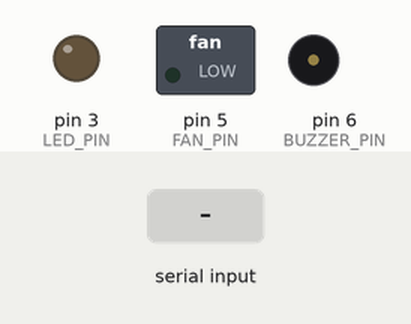
Bench run of a sketch on a simulated Arduino Uno, built with avr-gcc and run on an emulated ATmega328P. Parts: switched loads named in the sketch (green lamp = pin HIGH), output pins drawn as LEDs (lit = HIGH), buzzer (waves = sounding). The inputs (shaded band) are chosen by the test bench. Pins used as bus, display or sensor lines are not drawn.

Above: at 1.2 s.
1.3 s: "L_ON\n" received over Serial
At 1.6 s:
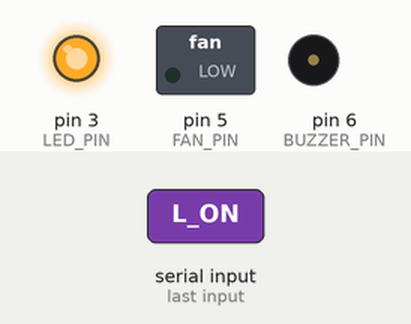
2.8 s: "F_ON\n" received over Serial
At 4.0 s:
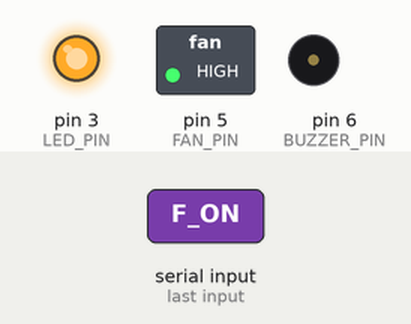
4.3 s: "L_OFF\n" received over Serial
At 5.1 s:
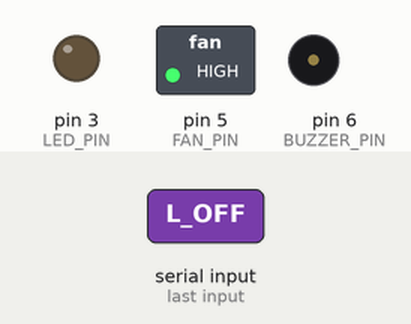
5.8 s: "B_ON\n" received over Serial
7.3 s: "F_OFF\n" received over Serial
At 8.5 s:
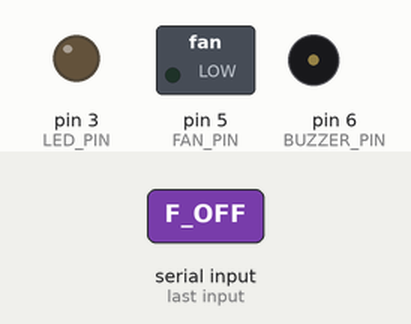
8.8 s: "B_90\n" received over Serial
At 9.7 s:
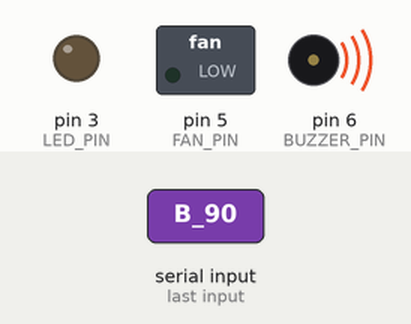
Timing chart, 0 to 11.3 s (numbered marks = the images above; inputs shaded):
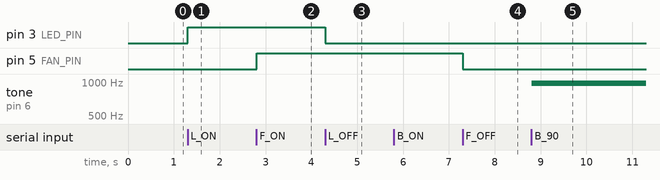

The sketch:

home.ino
```cpp
#define LED_PIN 3
#define FAN_PIN 5
#define BUZZER_PIN 6

bool led_on = false, fan_on = false, buzzer_on = false;

void setup() {
  Serial.begin(9600);
  pinMode(LED_PIN, OUTPUT);
  pinMode(FAN_PIN, OUTPUT);
  pinMode(BUZZER_PIN, OUTPUT);
}

void loop() {
  if (Serial.available()) {
    String command = Serial.readStringUntil('\n');

    if (command == "L_ON") {
      led_on = true;
      analogWrite(LED_PIN, 255);
    } else if (command == "L_OFF") {
      led_on = false;
      analogWrite(LED_PIN, 0);
    } else if (command.startsWith("L_") && led_on) {
      int val = command.substring(2).toInt();
      analogWrite(LED_PIN, val);
    }

    else if (command == "F_ON") {
      fan_on = true;
      analogWrite(FAN_PIN, 255);
    } else if (command == "F_OFF") {
      fan_on = false;
      analogWrite(FAN_PIN, 0);
    } else if (command.startsWith("F_") && fan_on) {
      int val = command.substring(2).toInt();
      analogWrite(FAN_PIN, val);
    }

    else if (command == "B_ON") {
      buzzer_on = true;
      analogWrite(BUZZER_PIN, 255);
    } else if (command == "B_OFF") {
      buzzer_on = false;
      analogWrite(BUZZER_PIN, 0);
    } else if (command.startsWith("B_") && buzzer_on) {
      int val = command.substring(2).toInt();
      analogWrite(BUZZER_PIN, val);
    }
  }
}
```

Measured:
- after the input at 1.3 s, pin 3 (LED_PIN): LOW → HIGH at once
- after the input at 2.8 s, pin 5 (FAN_PIN): LOW → HIGH at once
- after the input at 4.3 s, pin 3 (LED_PIN): HIGH → LOW at once
- after the input at 7.3 s, pin 5 (FAN_PIN): HIGH → LOW at once
- after the input at 8.8 s, tone on pin 6 (BUZZER_PIN): silent → 977 Hz at once
